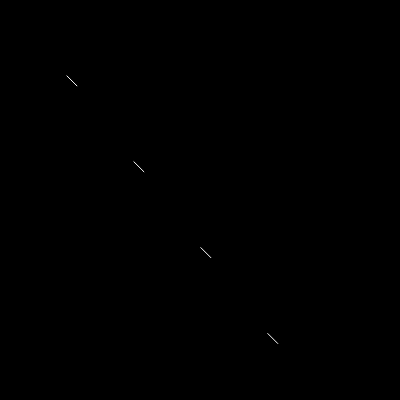
Frame 1 (no input)
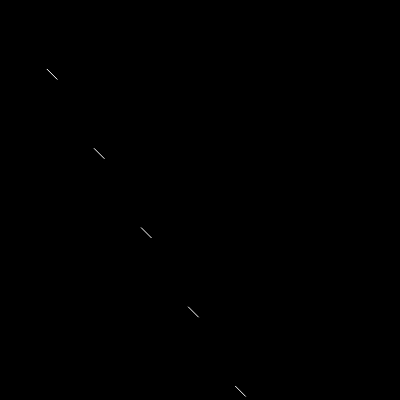
Frame 60 (no input)
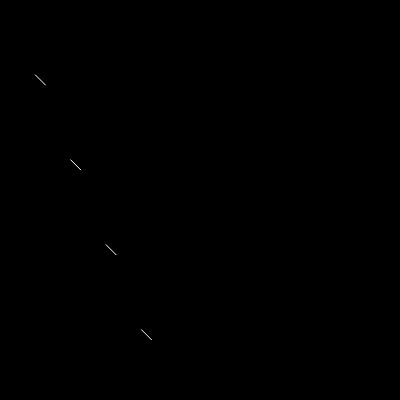
Frame 120 (the mouse pressed at the canvas centre since frame 60)

The p5.js sketch that drew these frames (run headless with seeded random() and noise() and a simulated clock; from frame 60 on, the mouse is pressed at the canvas centre):

// p5.js sketch
// ── sketch.js
let canvasWidth = 400;
let canvasHeight = 400;
size = 10;

function setup() {
  createCanvas(canvasWidth, canvasHeight);

  describe(
    'A collection of white lines "scattered" by Perlin Noise on a black background.'
  );
}

function draw() {
  background("black");

  // Set the noise level and scale.
  let noiseLevel = 100;
  let noiseScale = 0.005;

  // Scale the input coordinate.
  let nt = noiseScale * frameCount;

  // Compute the noise values.
  let x = noiseLevel * noise(nt);
  let y = noiseLevel * noise(nt + 10000);

  stroke("white");
  for (let i = 0; i < canvasWidth; i += size) {
    for (let j = 0; j < canvasHeight; j += size) {
      // Draw the lines
      translate(x, y);
      line(i, j, i + size, j + size);
    }
  }
}
